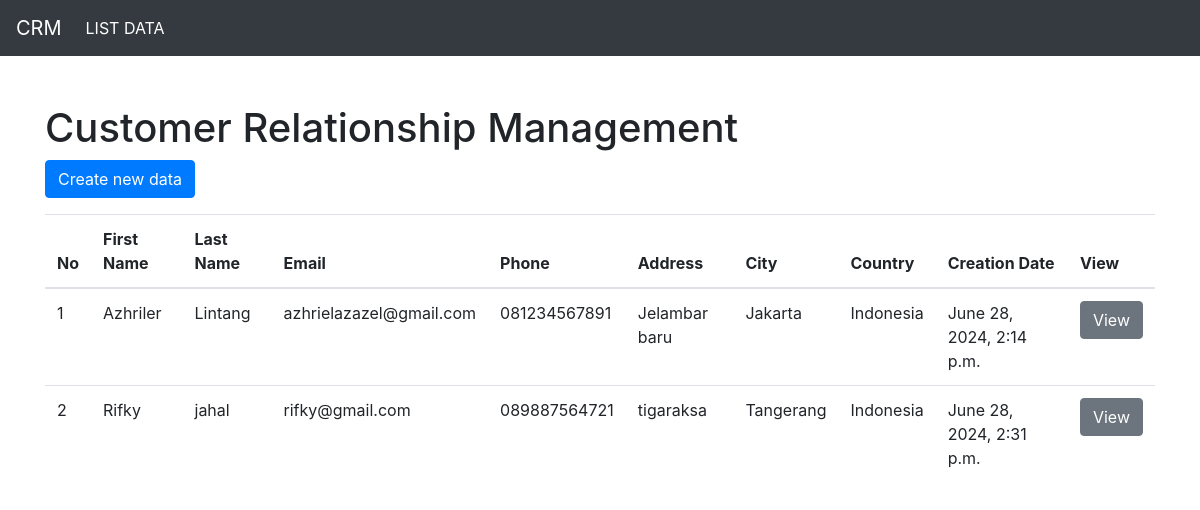
The page / on the database its author committed.
### dashboard/models.py (models this page shows, shortened)
class Record(models.Model):
    first_name = models.CharField(max_length=100)
    last_name = models.CharField(max_length=100)
    email = models.EmailField()
    phone = models.CharField(max_length=15)
    address = models.CharField(max_length=255)
    city = models.CharField(max_length=100)
    country = models.CharField(max_length=100)
    creation_date = models.DateTimeField(auto_now_add=True)

### dashboard/views.py (the view)
# urls.py: path('', views.home, name='home'),
def home(request):
    records = Record.objects.all()
    return render(request, 'dashboard/dashboard.html', {'records': records})

### dashboard/templates/dashboard/dashboard.html (shortened to what this page needs)
<!DOCTYPE html>
<html lang="en">
<head>
    <link rel="stylesheet" href="https://stackpath.bootstrapcdn.com/bootstrap/4.5.2/css/bootstrap.min.css">
</head>
<body>
    <nav class="navbar navbar-expand-lg navbar-dark bg-dark">
        <a class="navbar-brand" href="#">CRM</a>
        <div class="collapse navbar-collapse" id="navbarNav">
            <ul class="navbar-nav">
                <li class="nav-item active">
                    <a class="nav-link" href="{% url 'home' %}">LIST DATA</a>
                </li>
            </ul>
        </div>
    </nav>
    <div class="container mt-5">
        <div class="row">
            <div class="col-12">
                <h1>Customer Relationship Management</h1>
                <a href="{% url 'create_record' %}" class="btn btn-primary">Create new data</a>
                <table class="table mt-3">
                    <thead>
                        <tr>
                            <th>No</th>
                            <th>First Name</th>
                            <th>Last Name</th>
                            <th>Email</th>
                            <th>Phone</th>
                            <th>Address</th>
                            <th>City</th>
                            <th>Country</th>
                            <th>Creation Date</th>
                            <th>View</th>
                        </tr>
                    </thead>
                    <tbody>
                        {% for record in records %}
                        <tr>
                            <td>{{ forloop.counter }}</td>
                            <td>{{ record.first_name }}</td>
                            <td>{{ record.last_name }}</td>
                            <td>{{ record.email }}</td>
                            <td>{{ record.phone }}</td>
                            <td>{{ record.address }}</td>
                            <td>{{ record.city }}</td>
                            <td>{{ record.country }}</td>
                            <td>{{ record.creation_date }}</td>
                            <td><a href="{% url 'view_record' record.id %}" class="btn btn-secondary">View</a></td>
                        </tr>
                        {% endfor %}
                    </tbody>
                </table>
            </div>
        </div>
    </div>
</body>
</html>

### rows shown on the page
Record: first_name "Azhriler", last_name "Lintang", email "azhrielazazel@gmail.com", phone "081234567891", address "Jelambar baru", city "Jakarta", country "Indonesia", creation_date "June 28, 2024, 2:14 p.m."
Record: first_name "Rifky", last_name "jahal", email "rifky@gmail.com", phone "089887564721", address "tigaraksa", city "Tangerang", country "Indonesia", creation_date "June 28, 2024, 2:31 p.m."
